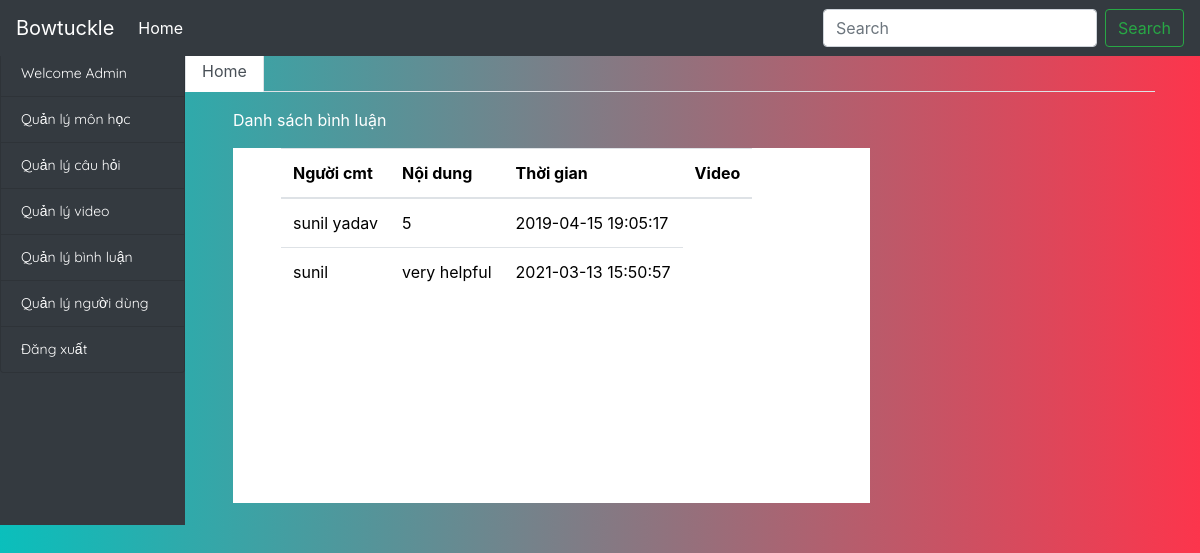
/admin/manage_cmt/manage_cmt.php, run on the app's committed database.
### tables this page shows
CREATE TABLE IF NOT EXISTS `commentsection` (
`cid` int(11) NOT NULL,
  `uid` varchar(120) NOT NULL,
  `date` datetime NOT NULL,
  `message` text NOT NULL,
  `video_id` int(255) NOT NULL,
  `video_path` varchar(255) NOT NULL
);

### admin/classes/manage_cmt_class.php (called while the page is built, shortened)
<?php
class manage_cmt_class
 {
 	public $host="localhost";
 	public $username="root";
 	public $pass="";
 	public $db_name="uniquedeveloper";
 	public $conn;
 	public function __construct()
 	{
 		$this->conn=new mysqli($this->host,$this->username,$this->pass,$this->db_name);
 	}
 	public function display_cmt()
 	{
 		$query="select * from commentsection";
 		$result=$this->conn->query($query);
 		while($row=$result->fetch_array(MYSQLI_ASSOC))
 		{
 			$this->cmt_list[]=$row;
 		}
 		return $this->cmt_list;
 	}
}
 ?>

### admin/manage_cmt/manage_cmt.php (the view, shortened to what this page needs)
<?php
  include("../classes/manage_cmt_class.php");
  $cmt_list=new manage_cmt_class;
  $cmted=$cmt_list->display_cmt();
?>
<!DOCTYPE html>
<html>
<head>
    <link rel="stylesheet" href="https://maxcdn.bootstrapcdn.com/bootstrap/4.0.0/css/bootstrap.min.css"
>
    <link rel="stylesheet" type="text/css"
        href="https://stackpath.bootstrapcdn.com/font-awesome/4.7.0/css/font-awesome.min.css">
</head>
<body>
    <nav class="navbar navbar-expand-lg navbar-light bg-dark fixed-top">
        <a class="navbar-brand text-white" href="../admin_main.php">Bowtuckle</a>
        <div class="collapse navbar-collapse" id="navbarSupportedContent">
            <ul class="navbar-nav mr-auto ">
                <li class="nav-item active">
                    <a class="nav-link text-white" href="../admin_main.php">Home </a>
                </li>
            </ul>
            <form class="form-inline my-2 my-lg-0">
                <input class="form-control mr-sm-2" type="search" placeholder="Search" aria-label="Search">
                <button class="btn btn-outline-success my-2 my-sm-0" type="submit">Search</button>
            </form>
        </div>
    </nav>
    <div class="container-fluid" style="margin-top: 50px;">
        <div class="row">
            <div class="col-sm-2 col-md-2 sidebar badge-dark" style="margin:inherit;" id="sidebar">
                <ul class="list-group text-white sidebar-list">
                    <li class="list-group-item bg-dark"><a href="../admin_main.php">Welcome Admin</a></li>
                    <li class="list-group-item bg-dark"><a href="../manage_courses/manage_courses.php">Quản lý môn
                            học</a></li>
                    <li class="list-group-item bg-dark"><a href="../manage_quiz/manage_quiz.php">Quản lý câu hỏi</a>
                    </li>
                    <li class="list-group-item bg-dark"><a href="../manage_videos/manage_videos.php">Quản lý video</a>
                    </li>
                    <li class="list-group-item bg-dark"><a href="../manage_user/manage_cmt.php">Quản lý bình luận</a></li>
                    <li class="list-group-item bg-dark"><a href="../manage_user/manage_user.php">Quản lý người dùng</a></li>
                    <li class="list-group-item bg-dark"><a href="../../login.php">Đăng xuất</a></li>
                </ul>
            </div>
            <div class="col-md-10 ">
                <ul class="nav nav-tabs">
                    <li class="nav-item">
                        <a class="nav-link active" data-toggle="tab" href="#home">Home</a>
                    </li>
                </ul>
                <div class="row pt-3">
                    <div class="col-md-8">
                        <table class="table ml-5 bg-white shodow pl-5 table-responsive"
                            style=" height : 355px;overflow-y: scroll;display: inline-block; width: 640px;">
                            <p class="ml-5">Danh sách bình luận</p>
                            <thead style="color:black;">
                                <tr>
                                    <th scope="col">Người cmt</th>
                                    <th scope="col">Nội dung</th>
                                    <th scope="col">Thời gian</th>
                                    <th scope="col">Video</th>
                                </tr>
                            </thead>
                            <tbody style="color:black;">
                                <form action="delete_user.php" method="post">
                                    <?php
                                        foreach ($cmted as $cmtdata) {
                                    ?>
                                    <tr>
                                        <td><?php echo $cmtdata['uid']; ?></td>
                                        <td><?php echo $cmtdata['message']; ?></td>
                                        <td><?php echo $cmtdata['date']; ?></td>
                                    </tr>
                                    <?php } ?>
                                </form>
                            </tbody>
                        </table>
                    </div>
                </div>
            </div>
        </div>
    </div>
</body>
</html>

### admin/manage_cmt/manage_cmt.php (style rules this page uses)
.sidebar-list { margin-right: -15px; font-family: 'Quicksand', sans-serif; font-size: 14px }
.sidebar-list li a { color: white; text-decoration: none; }
body { background-color: #f7f8f9; }
body { background: #FC354C; background: -webkit-linear-gradient(to right, #0ABFBC, #FC354C); background: linear-gradient(to right, #0ABFBC, #FC354C); color: white; }

### data on the page
commentsection: uid "sunil yadav", message "5", date "2019-04-15 19:05:17"
commentsection: uid "sunil", message "very helpful", date "2021-03-13 15:50:57"
